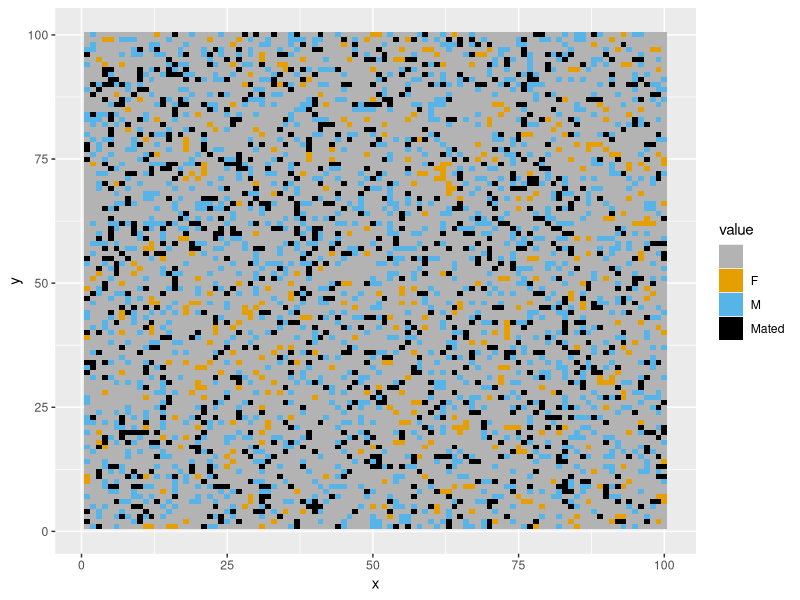
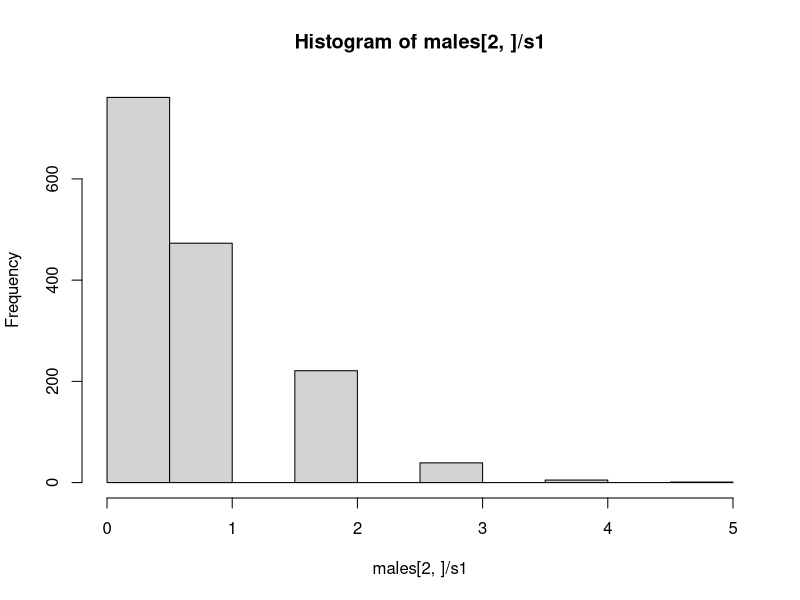
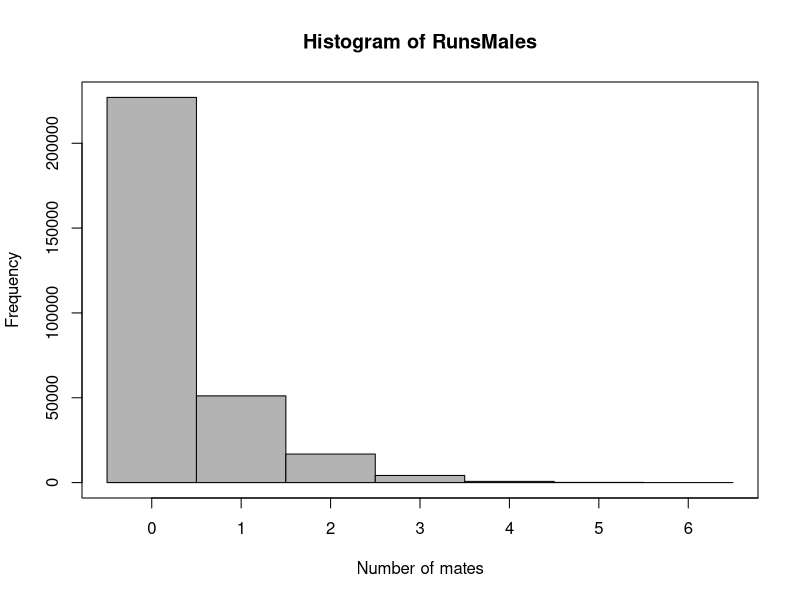
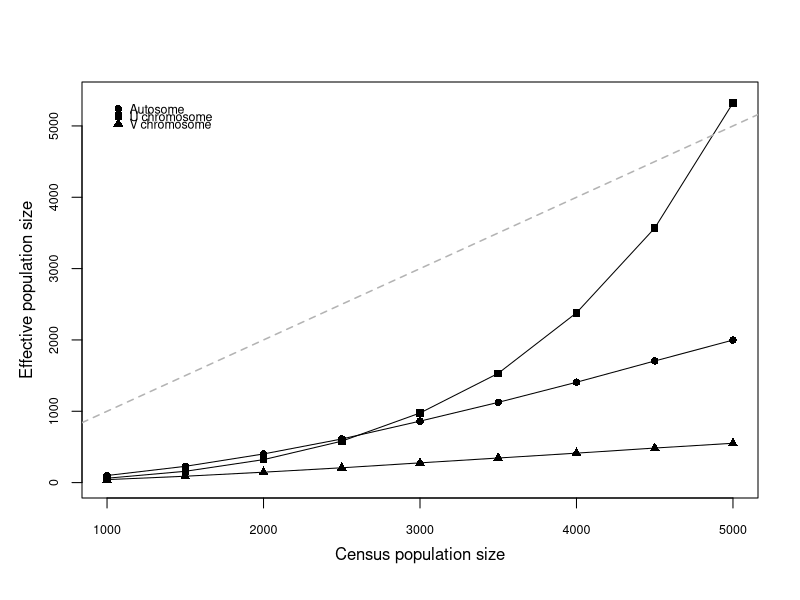

Write R code to recreate these figures, in order. (Note: this script raises an error after producing the figures.)
##### Code for measuring differences in effective population sizes between moss sexes ######

### The code has two major parts
# 1) Varying the population density
# 2) Varying the sex ratio

# Each part has three subsection
# 1) A single run of the simulation which can plot the arena
# 2) Multiple runs of the simulation
# 3) Full simulation which runs multiple runs for a range of parameter values

## Packages needed for plotting
require(reshape2)
require(ggplot2)

# Making colorblind friendly palette
colors <- c("#000000", "#E69F00", "#56B4E9", "#009E73",
            "#F0E442", "#0072B2", "#D55E00", "#CC79A7")


###########################################################
################# Varying the density #####################
###########################################################

# This simulation can be used to vary the density of indiviudals in the arena

####### Individual run of the simulation ########

##### Program ####
aRows <- 100 # Number of rows in spatial grid
aCols <- 100 # Number of columns in spatial grid

# Create empty spatial grid called "arena"
arena <- matrix(data = " ", nrow = aRows, ncol = aCols, byrow = FALSE, dimnames = NULL) 

N <- 3000 # population size, must be even  number because I assume an equal sex ratio

# Randomly selecting locations of individuals on grid
locs <- sample(seq(1,(aRows*aCols),by=1),N,replace=FALSE)

males <- matrix(data = 0, nrow = 2, ncol = N/2) # matrix of males
females <- rep(0,N/2) # matrix of males

m <- 1 # counter for males added 
f <- 1 # counter for males added 
for(i in 1:N){
  # alternate between placing of males and females on grid
  if(i%%2 == 0){
    males[1,m] <- locs[i] # Storing location
    arena[locs[i]] <- "M" # placing on grid
    m = m + 1
  }
  else{
    females[f] <- locs[i] # Storing location
    arena[locs[i]] <- "F"  # placing on grid
    f = f + 1
  }
}

# arena # shows grid

females <- sample(females,(N/2))#shuffle order of males

fM <- 0 # store number of mated females

for(i in 1:length(females)){
  mates <- rep(0,0) # vector of indexes of potential mates
  
  fRow <-(females[i]%% aRows) # convert index to row
  if(fRow == 0){fRow = aRows}
  fCol <- floor(((females[i])/aCols)+.99) # convert index to col
  
  if(fRow-1>0){ #check if there is a female above
    if(arena[(fRow-1),(fCol)] == "M"){
      # convert males loctation back to index
      index <- (((fCol-1)*aCols) + (fRow-1)) 
      # add index to list of potential mates
      mates <- c(mates,index)
    }
  }
  
  if(fRow+1<=aRows){ #check if there is a female below
    if(arena[(fRow+1),(fCol)] == "M"){
      # convert males loctation back to index
      index <- (((fCol-1)*aCols) + (fRow+1)) 
      # add index to list of potential mates
      mates <- c(mates,index)
    }
  }
  
  if(fCol-1>0){ #check if there is a female to the left
    if(arena[(fRow),(fCol-1)] == "M"){
      # convert males loctation back to index
      index <- (((fCol-2)*aCols) + (fRow)) 
      # add index to list of potential mates
      mates <- c(mates,index)
    }
  }
  
  if(fCol+1<=aCols){ #check if there is a female to the right
    if(arena[(fRow),(fCol+1)] == "M"){
      # convert males loctation back to index
      index <- (((fCol)*aCols) + (fRow)) 
      # add index to list of potential mates
      mates <- c(mates,index)
    }
  }
  
  if(fRow-1>0 && fCol-1>0){ #check diagonal up left
    if(arena[(fRow-1),(fCol-1)] == "M"){
      # convert males loctation back to index
      index <- (((fCol-2)*aCols) + (fRow-1)) 
      # add index to list of potential mates
      mates <- c(mates,index)
    }
  }
  
  if(fRow-1>0 && fCol+1<=aCols){ #check diagonal up right
    if(arena[(fRow-1),(fCol+1)] == "M"){
      # convert males loctation back to index
      index <- (((fCol)*aCols) + (fRow-1)) 
      # add index to list of potential mates
      mates <- c(mates,index)
    }
  }
  
  if(fRow+1<=aRows && fCol+1<=aCols){ #diagonal down right
    if(arena[(fRow+1),(fCol+1)] == "M"){
      # convert males loctation back to index
      index <- (((fCol)*aCols) + (fRow+1)) 
      # add index to list of potential mates
      mates <- c(mates,index)
    }
  }
  
  if(fRow+1<=aRows && fCol-1>0){ #check diagonal down left
    if(arena[(fRow+1),(fCol-1)] == "M"){
      # convert males loctation back to index
      index <- (((fCol-2)*aCols) + (fRow+1)) 
      # add index to list of potential mates
      mates <- c(mates,index)
    }
  }
  
  ## Mating
  if(length(mates) > 1){
    mate1 <- sample(mates,1) # randomly select mate
    mateX <- which(males[1,]==mate1) # index of mate
    males[2,mateX] = males[2,mateX] + 1
    
    # Record female as mated in arena
    arena[females[i]] <- "Mated" 
    fM = fM+1 # count how many females mated
  }
  if(length(mates) == 1){
    mateX <- which(males[1,]==mates) # index of mate
    males[2,mateX] = males[2,mateX] + 1
    
    # Record female as mated in arena
    arena[females[i]] <- "Mated" 
    fM = fM+1 # count how many females mated
  }
  
}

#### Plotting final arena ####
# Figure S1
x1=melt(arena)
names(x1)=c("x","y","value")
levels(x1$value)=c("Empty","Unmated Female","Male","Mated Female")
qplot(x, y, fill=value, data=x1,geom='tile')+scale_fill_manual(values=c("gray70",colors[2],colors[3],colors[1]))
# Note, this plot looks wrong if the population size
# equals the arena size because there is one less level

## Calculating effective population size
# Scaler that is used to adjust fecundity to keep pop size constant
s1 <- (2/(mean(males[2,]))) # scale to keep pop size equal

# Applying scaler s1 to males
males[2,]<- sapply(males[2,],(function(x){x*s1}))
#mean(males[2,])
#var(males[2,])

# Calculating male (V chromosome) effective pop size
Ne <- ((2*N) - 2) / (2+var(males[2,]))

# Applying scaler to females
fList <- c(rep(s1,fM),rep(0,(N/2)-fM))
#mean(fList)
#var(fList)

# Calculating female (U chromosome) effective pop size
NeF <-  ((2*N) - 2) / (2+var(fList))

# Calculating autosome effective population size
alist <- c(males[2,],fList) # list of whole pop
Auto <- ((4*N) - 2) / (2+var(alist))

#histogram of number of mates per male
hist(males[2,]/s1)



####### Multiple runs of the simulation ########

reps <- 100 # Number of replicates

N <- 6000 # population size, must be even  number because I assume an equal sex ratio

RunsMales <- matrix(data = 0, nrow = reps, ncol = N/2) # matrix of males

RunsNeM <- rep(0,reps) # storing NeM values
RunsNeF <- rep(0,reps) # storing NeF values
RunsNeA <- rep(0,reps) # storing NeA values

for(k in 1:reps){
  ##### Program ####
  aRows <- 100 # Number of rows in spatial grid
  aCols <- 100 # Number of columns in spatial grid
  
  # Create empty spatial grid called "arena"
  arena <- matrix(data = " ", nrow = aRows, ncol = aCols, byrow = FALSE, dimnames = NULL) 
  
  # Randomly selecting locations of individuals on grid
  locs <- sample(seq(1,(aRows*aCols),by=1),N,replace=FALSE)
  
  males <- matrix(data = 0, nrow = 2, ncol = N/2) # matrix of males
  females <- rep(0,N/2) # matrix of males
  
  m <- 1 # counter for males added 
  f <- 1 # counter for males added 
  for(i in 1:N){
    # alternate between placing of males and females on grid
    if(i%%2 == 0){
      males[1,m] <- locs[i] # Storing location
      arena[locs[i]] <- "M" # placing on grid
      m = m + 1
    }
    else{
      females[m] <- locs[i] # Storing location
      arena[locs[i]] <- "F"  # placing on grid
      f = f + 1
    }
  }
  
  # arena # shows grid
  
  females <- sample(females,(N/2))#shuffle order of males
  
  fM <- 0 # store number of mated females
  
  for(i in 1:length(females)){
    mates <- rep(0,0) # vector of indexes of potential mates
    
    fRow <-(females[i]%% aRows) # convert index to row
    if(fRow == 0){fRow = aRows}
    fCol <- floor(((females[i])/aCols)+.99) # convert index to col
    
    if(fRow-1>0){ #check if there is a female above
      if(arena[(fRow-1),(fCol)] == "M"){
        # convert males loctation back to index
        index <- (((fCol-1)*aCols) + (fRow-1)) 
        # add index to list of potential mates
        mates <- c(mates,index)
      }
    }
    
    if(fRow+1<=aRows){ #check if there is a female below
      if(arena[(fRow+1),(fCol)] == "M"){
        # convert males loctation back to index
        index <- (((fCol-1)*aCols) + (fRow+1)) 
        # add index to list of potential mates
        mates <- c(mates,index)
      }
    }
    
    if(fCol-1>0){ #check if there is a female to the left
      if(arena[(fRow),(fCol-1)] == "M"){
        # convert males loctation back to index
        index <- (((fCol-2)*aCols) + (fRow)) 
        # add index to list of potential mates
        mates <- c(mates,index)
      }
    }
    
    if(fCol+1<=aCols){ #check if there is a female to the right
      if(arena[(fRow),(fCol+1)] == "M"){
        # convert males loctation back to index
        index <- (((fCol)*aCols) + (fRow)) 
        # add index to list of potential mates
        mates <- c(mates,index)
      }
    }
    
    if(fRow-1>0 && fCol-1>0){ #check diagonal up left
      if(arena[(fRow-1),(fCol-1)] == "M"){
        # convert males loctation back to index
        index <- (((fCol-2)*aCols) + (fRow-1)) 
        # add index to list of potential mates
        mates <- c(mates,index)
      }
    }
    
    if(fRow-1>0 && fCol+1<=aCols){ #check diagonal up right
      if(arena[(fRow-1),(fCol+1)] == "M"){
        # convert males loctation back to index
        index <- (((fCol)*aCols) + (fRow-1)) 
        # add index to list of potential mates
        mates <- c(mates,index)
      }
    }
    
    if(fRow+1<=aRows && fCol+1<=aCols){ #diagonal down right
      if(arena[(fRow+1),(fCol+1)] == "M"){
        # convert males loctation back to index
        index <- (((fCol)*aCols) + (fRow+1)) 
        # add index to list of potential mates
        mates <- c(mates,index)
      }
    }
    
    if(fRow+1<=aRows && fCol-1>0){ #check diagonal down left
      if(arena[(fRow+1),(fCol-1)] == "M"){
        # convert males loctation back to index
        index <- (((fCol-2)*aCols) + (fRow+1)) 
        # add index to list of potential mates
        mates <- c(mates,index)
      }
    }
    
    ## Mating
    if(length(mates) > 1){
      mate1 <- sample(mates,1) # randomly select mate
      mateX <- which(males[1,]==mate1) # index of mate
      males[2,mateX] = males[2,mateX] + 1
      
      # Record female as mated in arena
      arena[females[i]] <- "Mated" 
      fM = fM+1 # count how many females mated
    }
    if(length(mates) == 1){
      mateX <- which(males[1,]==mates) # index of mate
      males[2,mateX] = males[2,mateX] + 1
      
      # Record female as mated in arena
      arena[females[i]] <- "Mated" 
      fM = fM+1 # count how many females mated
    }
  }
  
  # scaler to keep pop size equal
  s1 <- (2/(mean(males[2,]))) 
  
  # Applying scaler to males
  males[2,]<- sapply(males[2,],(function(x){x*s1}))
  
  # Calculating male (V chromosome) effective pop size
  NeM <- ((2*N) - 2) / (2+var(males[2,]))
  
  # Applying scaler s1 to females 
  fList <- c(rep(s1,fM),rep(0,(N/2)-fM))
  
  # Calculating male (U chromosome) effective pop size
  NeF <-  ((2*N) - 2) / (2+var(fList))
  
  # Calculating autosome effective population size
  alist <- c(males[2,],fList) # list of whole pop
  NeA <- ((4*N) - 2) / (2+var(alist))
  
  RunsMales[k,] <- (males[2,]/s1) # stores males values
  RunsNeM[k] <- NeM # Stores male Ne
  RunsNeF[k] <- NeF # Stores female Ne
  RunsNeA[k] <- NeA # Stores autosome Ne
}


mean(RunsNeM) # Mean NeM of all runs
mean(RunsNeF) # Mean NeF of all runs

### Creates a histogram of number of mates per male
hist(RunsMales,breaks=max(RunsMales),xaxt="n",col="gray70",xlab="Number of mates",ylab="Frequency")
axis(1,at=seq(0.5,max(RunsMales)+.5,by=1),labels=seq(0,max(RunsMales),by=1))
box(which="plot")


######### Full simulation ###########

# Loops through different densities
# Runs multiple replicates for each density
# Plots the results

# Vector of pop sizes to evaluate (must be even numbers)

sizes <- seq(1000,5000,by=500) # sizes used in Figure 1A
# sizes <- seq(10,3010,by=100) # sizes used in Figure 1B

# Vectors for storing results of different runs
NeM_results <- rep(0,length(sizes))
NeF_results <- rep(0,length(sizes))
NeA_results <- rep(0,length(sizes))

vSucM_results <- rep(0,length(sizes))
vSucF_results  <- rep(0,length(sizes))
vSucA_results  <- rep(0,length(sizes))

reps <- 100 # Number of replicates

for(z in 1:length(sizes)){
  
  N <- sizes[z] # population size, must be even  number because I assume an equal sex ratio
  
  RunsMales <- matrix(data = 0, nrow = reps, ncol = N/2) # matrix of males
  
  # Storing Ne results for each runs
  RunsNeM <- rep(0,reps)
  RunsNeF <- rep(0,reps)
  RunsNeA <- rep(0,reps)
  
  vSucM <- rep(0,reps)
  vSucF <- rep(0,reps)
  vSucA <- rep(0,reps)
  
  for(k in 1:reps){
    ##### Program ####
    aRows <- 100 # Number of rows in spatial grid
    aCols <- 100 # Number of columns in spatial grid
    
    # Create empty spatial grid called "arena"
    arena <- matrix(data = " ", nrow = aRows, ncol = aCols, byrow = FALSE, dimnames = NULL) 
    
    # Randomly selecting locations of individuals on grid
    locs <- sample(seq(1,(aRows*aCols),by=1),N,replace=FALSE)
    
    males <- matrix(data = 0, nrow = 2, ncol = N/2) # matrix of males
    females <- rep(0,N/2) # matrix of males
    
    m <- 1 # counter for males added 
    f <- 1 # counter for males added 
    for(i in 1:N){
      # alternate between placing of males and females on grid
      if(i%%2 == 0){
        males[1,m] <- locs[i] # Storing location
        arena[locs[i]] <- "M" # placing on grid
        m = m + 1
      }
      else{
        females[m] <- locs[i] # Storing location
        arena[locs[i]] <- "F"  # placing on grid
        f = f + 1
      }
    }
    
    # arena # shows grid
    
    females <- sample(females,(N/2))#shuffle order of males
    
    fM <- 0 # store number of mated females
    
    for(i in 1:length(females)){
      mates <- rep(0,0) # vector of indexes of potential mates
      
      fRow <-(females[i]%% aRows) # convert index to row
      if(fRow == 0){fRow = aRows}
      fCol <- floor(((females[i])/aCols)+.99) # convert index to col
      
      if(fRow-1>0){ #check if there is a female above
        if(arena[(fRow-1),(fCol)] == "M"){
          # convert males loctation back to index
          index <- (((fCol-1)*aCols) + (fRow-1)) 
          # add index to list of potential mates
          mates <- c(mates,index)
        }
      }
      
      if(fRow+1<=aRows){ #check if there is a female below
        if(arena[(fRow+1),(fCol)] == "M"){
          # convert males loctation back to index
          index <- (((fCol-1)*aCols) + (fRow+1)) 
          # add index to list of potential mates
          mates <- c(mates,index)
        }
      }
      
      if(fCol-1>0){ #check if there is a female to the left
        if(arena[(fRow),(fCol-1)] == "M"){
          # convert males loctation back to index
          index <- (((fCol-2)*aCols) + (fRow)) 
          # add index to list of potential mates
          mates <- c(mates,index)
        }
      }
      
      if(fCol+1<=aCols){ #check if there is a female to the right
        if(arena[(fRow),(fCol+1)] == "M"){
          # convert males loctation back to index
          index <- (((fCol)*aCols) + (fRow)) 
          # add index to list of potential mates
          mates <- c(mates,index)
        }
      }
      
      if(fRow-1>0 && fCol-1>0){ #check diagonal up left
        if(arena[(fRow-1),(fCol-1)] == "M"){
          # convert males loctation back to index
          index <- (((fCol-2)*aCols) + (fRow-1)) 
          # add index to list of potential mates
          mates <- c(mates,index)
        }
      }
      
      if(fRow-1>0 && fCol+1<=aCols){ #check diagonal up right
        if(arena[(fRow-1),(fCol+1)] == "M"){
          # convert males loctation back to index
          index <- (((fCol)*aCols) + (fRow-1)) 
          # add index to list of potential mates
          mates <- c(mates,index)
        }
      }
      
      if(fRow+1<=aRows && fCol+1<=aCols){ #diagonal down right
        if(arena[(fRow+1),(fCol+1)] == "M"){
          # convert males loctation back to index
          index <- (((fCol)*aCols) + (fRow+1)) 
          # add index to list of potential mates
          mates <- c(mates,index)
        }
      }
      
      if(fRow+1<=aRows && fCol-1>0){ #check diagonal down left
        if(arena[(fRow+1),(fCol-1)] == "M"){
          # convert males loctation back to index
          index <- (((fCol-2)*aCols) + (fRow+1)) 
          # add index to list of potential mates
          mates <- c(mates,index)
        }
      }
      
      ## Mating
      if(length(mates) > 1){
        mate1 <- sample(mates,1) # randomly select mate
        mateX <- which(males[1,]==mate1) # index of mate
        males[2,mateX] = males[2,mateX] + 1
        
        # Record female as mated in arena
        arena[females[i]] <- "Mated" 
        fM = fM+1 # count how many females mated
      }
      if(length(mates) == 1){
        mateX <- which(males[1,]==mates) # index of mate
        males[2,mateX] = males[2,mateX] + 1
        
        # Record female as mated in arena
        arena[females[i]] <- "Mated" 
        fM = fM+1 # count how many females mated
      }
    }
    
    # scaler to keep pop size equal
    s1 <- (2/(mean(males[2,]))) 
    
    # Applying scaler to males
    males[2,]<- sapply(males[2,],(function(x){x*s1}))
    
    # Calculating male (V chromosome) effective pop size
    NeM <- ((.5*N) - 1) / (var(males[2,]))
    
    # Applying scaler s1 to females 
    fList <- c(rep(s1,fM),rep(0,(N/2)-fM))
    
    # Calculating male (U chromosome) effective pop size
    NeF <-  ((.5*N) - 1) / (var(fList))
    
    # Calculating autosome effective population size
    alist <- c(males[2,],fList) # list of whole pop
    NeA <- ((4*NeF*NeM) / (NeF + NeM))
    
    RunsMales[k,] <- (males[2,]/s1) # stores males values
    RunsNeM[k] <- NeM # Stores male Ne
    RunsNeF[k] <- NeF # Stores female Ne
    RunsNeA[k] <- NeA # Stores autosome Ne
    
    ### Storing variances in reproductive success
    vSucM[k] <- var(males[2,])
    vSucF[k] <- var(fList)
    vSucA[k] <- var(alist)
    
  }
  NeM_results[z] <- mean(RunsNeM) # Mean NeM of all runs
  NeF_results[z] <- mean(RunsNeF) # Mean NeF of all runs
  NeA_results[z] <- mean(RunsNeA) # Mean NeA of all runs
  
  vSucM_results[z] <- mean(vSucM) # Mean vSucM of all runs
  vSucF_results[z]  <- mean(vSucF) # Mean vSucF of all runs
  vSucA_results[z]  <- mean(vSucA) # Mean vSucA of all runs
}

#### Density Figures ####
## Figure 1 is made by combining the Figure 1A below with Figure 1B in the sex ratio section below in Illustrator
## Figure 4 is made by combining the Figure 4B below with Figure 4A in the sex ratio section below
# The "Full simulation" code above needs to be run to make these figures

## Figure 1A
# Effective populations sizes
# Plots will have to be adjusted depending on parameters
# Export with size (4.2H X 5W)

plot(x=seq(1000,5000,by=500),y=NeF_results,pch=15,xlab=NA,ylab=NA,cex.axis=.75,xlim=c(1000,5000),ylim=c(0,5400))
lines(x=seq(1000,5000,by=500),y=NeF_results,lwd=1)

lines(x=seq(1000,5000,by=500),y=NeA_results,lty=1,lwd=1)
points(x=seq(1000,5000,by=500),y=NeA_results,pch=16)

lines(x=seq(1000,5000,by=500),y=NeM_results,lty=1,lwd=1)
points(x=seq(1000,5000,by=500),y=NeM_results,pch=17)

abline(coef = c(0,1), y = c(1000,5000),lty=2,col="gray70",lwd=1.5)
mtext(side = 1, line = 2.3, 'Census population size',cex=1)
mtext(side = 2, line = 2.3, 'Effective population size',cex=1)

legend(x=1000,y=5400,c("Autosome","U chromosome","V chromosome"),pch=c(16,15,17),cex=.75,box.lwd=F,y.intersp=.5,bty="n",pt.cex = c(1,1,1))


## Figure 4B
# Ratios of variances in reproductive success
# Plots will have to be adjusted depending on parameters
# Export with size (4.2H X 5W)

plot((x=seq(10,3010,by=100)/10000),y=(vSucM_results/vSucF_results),pch=16,xlab=NA,ylab=NA,cex.axis=.75,ylim=c(0,5))
lines((x=seq(10,3010,by=100)/10000),y=(vSucM_results/vSucF_results))

#Vr <- vRatio(.5)
#abline(h = Vr,col="black")

lines((x=seq(10,3010,by=100)/10000),y=(vSucM_results/(vSucM_results+vSucF_results)),lty=1)
points((x=seq(10,3010,by=100)/10000),y=(vSucM_results/(vSucM_results+vSucF_results)),pch=15,cex=.9)

mtext(side = 1, line = 2.5, 'Density',cex=.9)
mtext(side = 2, line = 2.5, expression(alpha),cex=.9,adj=.4)
mtext(side = 2, line = 2.5, expression(Beta),cex=.9,adj=.6)

mtext(side = 2, line = 2.5, "or",cex=.9,adj=.5)

legend(x=0,y=5.0,c(expression(alpha),expression(beta)),pch=c(16,15),cex=.75,box.lwd=F,y.intersp=.5,bty="n",pt.cex = c(.8,.7))



###########################################################
################# Varying the Sex Ratio ###################
###########################################################

# This code runs simulations where you can change the sex ratio

####### Individual run of the simulation ########
##### Program ####
NM <- 5400 # Number of males
NF <- 600 # Number of Females
N <- NM + NF # Tot Population size

aRows <- 100 # Number of rows in spatial grid
aCols <- 100 # Number of columns in spatial grid

# Create empty spatial grid called "arena"
arena <- matrix(data = " ", nrow = aRows, ncol = aCols, byrow = FALSE, dimnames = NULL) 

# Randomly selecting locations of individuals on grid
locs <- sample(seq(1,(aRows*aCols),by=1),N,replace=FALSE)

males <- matrix(data = 0, nrow = 2, ncol = NM) # matrix of males
females <- rep(0,NF) # matrix of males

## Filling arena

m <- 1 # counter for males added 
f <- 1 # counter for females added 
for(i in 1:N){
  # alternate between placing of males and females on grid
  
  if(NM < NF){ # if less males than females 
    if(i%%2 == 0 && m <= NM){
      males[1,m] <- locs[i] # Storing location
      arena[locs[i]] <- "M" # placing on grid
      m = m + 1
    }
    else{
      females[f] <- locs[i] # Storing location
      arena[locs[i]] <- "F"  # placing on grid
      f = f + 1
    }
  }
  else{ # If more females than males
    if(i%%2 == 0 && f <= NF){
      females[f] <- locs[i] # Storing location
      arena[locs[i]] <- "F" # placing on grid
      f = f + 1
    }
    else{
      males[1,m] <- locs[i] # Storing location
      arena[locs[i]] <- "M" # placing on grid
      m = m + 1
    }
  }
}

# arena # shows grid

females <- sample(females,NF)#shuffle order of males

fM <- 0 # store number of mated females

for(i in 1:length(females)){
  mates <- rep(0,0) # vector of indexes of potential mates
  
  fRow <-(females[i]%% aRows) # convert index to row
  if(fRow == 0){fRow = aRows}
  fCol <- floor(((females[i])/aCols)+.99) # convert index to col
  
  if(fRow-1>0){ #check if there is a female above
    if(arena[(fRow-1),(fCol)] == "M"){
      # convert males loctation back to index
      index <- (((fCol-1)*aCols) + (fRow-1)) 
      # add index to list of potential mates
      mates <- c(mates,index)
    }
  }
  
  if(fRow+1<=aRows){ #check if there is a female below
    if(arena[(fRow+1),(fCol)] == "M"){
      # convert males loctation back to index
      index <- (((fCol-1)*aCols) + (fRow+1)) 
      # add index to list of potential mates
      mates <- c(mates,index)
    }
  }
  
  if(fCol-1>0){ #check if there is a female to the left
    if(arena[(fRow),(fCol-1)] == "M"){
      # convert males loctation back to index
      index <- (((fCol-2)*aCols) + (fRow)) 
      # add index to list of potential mates
      mates <- c(mates,index)
    }
  }
  
  if(fCol+1<=aCols){ #check if there is a female to the right
    if(arena[(fRow),(fCol+1)] == "M"){
      # convert males loctation back to index
      index <- (((fCol)*aCols) + (fRow)) 
      # add index to list of potential mates
      mates <- c(mates,index)
    }
  }
  
  if(fRow-1>0 && fCol-1>0){ #check diagonal up left
    if(arena[(fRow-1),(fCol-1)] == "M"){
      # convert males loctation back to index
      index <- (((fCol-2)*aCols) + (fRow-1)) 
      # add index to list of potential mates
      mates <- c(mates,index)
    }
  }
  
  if(fRow-1>0 && fCol+1<=aCols){ #check diagonal up right
    if(arena[(fRow-1),(fCol+1)] == "M"){
      # convert males loctation back to index
      index <- (((fCol)*aCols) + (fRow-1)) 
      # add index to list of potential mates
      mates <- c(mates,index)
    }
  }
  
  if(fRow+1<=aRows && fCol+1<=aCols){ #diagonal down right
    if(arena[(fRow+1),(fCol+1)] == "M"){
      # convert males loctation back to index
      index <- (((fCol)*aCols) + (fRow+1)) 
      # add index to list of potential mates
      mates <- c(mates,index)
    }
  }
  
  if(fRow+1<=aRows && fCol-1>0){ #check diagonal down left
    if(arena[(fRow+1),(fCol-1)] == "M"){
      # convert males loctation back to index
      index <- (((fCol-2)*aCols) + (fRow+1)) 
      # add index to list of potential mates
      mates <- c(mates,index)
    }
  }
  
  ## Mating
  if(length(mates) > 1){
    mate1 <- sample(mates,1) # randomly select mate
    mateX <- which(males[1,]==mate1) # index of mate
    males[2,mateX] = males[2,mateX] + 1
    
    # Record female as mated in arena
    arena[females[i]] <- "Mated" 
    fM = fM+1 # count how many females mated
  }
  if(length(mates) == 1){
    mateX <- which(males[1,]==mates) # index of mate
    males[2,mateX] = males[2,mateX] + 1
    
    # Record female as mated in arena
    arena[females[i]] <- "Mated" 
    fM = fM+1 # count how many females mated
  }
}

#### Plotting final arena ####
x1=melt(arena)
names(x1)=c("x","y","value")
levels(x1$value)=c("Empty","Unmated Female","Male","Mated Female")
qplot(x, y, fill=value, data=x1,geom='tile')+scale_fill_manual(values=c("gray70",colors[2],colors[3],colors[1]))
# Note, this plot looks wrong if the population size
# equals the arena size because there is one less level

# scaler to keep pop size equal
s1 <- (2/(mean(males[2,]))) 

# Applying scaler to males
males[2,]<- sapply(males[2,],(function(x){x*s1}))

# Calculating male (V chromosome) effective pop size
NeM <- ((4*NM) - 2) / (2+var(males[2,]))

# Applying scaler s1 to females 
fList <- c(rep(s1,fM),rep(0,(NF)-fM))

# Calculating male (U chromosome) effective pop size
NeF <-  ((4*NF) - 2) / (2+var(fList))

# Calculating autosome effective population size
alist <- c(males[2,],fList) # list of whole pop
NeA <- ((4*N) - 2) / (2+var(alist))

#histogram of number of mates per male
hist(males[2,]/s1)



####### Running Multiple Reps ########

reps <- 100 # Number of replicates

N <- 6000 # population size, must be even  number because I assume an equal sex ratio

NM <- 3000 # number of males
NF <- 3000 # number of females

RunsMales <- matrix(data = 0, nrow = reps, ncol = NM) # matrix of males

RunsNeM <- rep(0,reps)
RunsNeF <- rep(0,reps)
RunsNeA <- rep(0,reps)

for(k in 1:reps){
  ##### Program ####
  aRows <- 100 # Number of rows in spatial grid
  aCols <- 100 # Number of columns in spatial grid
  
  # Create empty spatial grid called "arena"
  arena <- matrix(data = " ", nrow = aRows, ncol = aCols, byrow = FALSE, dimnames = NULL) 
  
  # Randomly selecting locations of individuals on grid
  locs <- sample(seq(1,(aRows*aCols),by=1),N,replace=FALSE)
  
  males <- matrix(data = 0, nrow = 2, ncol = NM) # matrix of males
  females <- rep(0,NF) # matrix of males
  
  ## Filling arena
  
  m <- 1 # counter for males added 
  f <- 1 # counter for females added 
  for(i in 1:N){
    # alternate between placing of males and females on grid
    
    if(NM < NF){ # if less males than females 
      if(i%%2 == 0 && m <= NM){
        males[1,m] <- locs[i] # Storing location
        arena[locs[i]] <- "M" # placing on grid
        m = m + 1
      }
      else{
        females[f] <- locs[i] # Storing location
        arena[locs[i]] <- "F"  # placing on grid
        f = f + 1
      }
    }
    else{ # If more females than males
      if(i%%2 == 0 && f <= NF){
        females[f] <- locs[i] # Storing location
        arena[locs[i]] <- "F" # placing on grid
        f = f + 1
      }
      else{
        males[1,m] <- locs[i] # Storing location
        arena[locs[i]] <- "M" # placing on grid
        m = m + 1
      }
    }
  }
  
  # arena # shows grid
  
  females <- sample(females,NF)#shuffle order of males
  
  fM <- 0 # store number of mated females
  
  for(i in 1:length(females)){
    mates <- rep(0,0) # vector of indexes of potential mates
    
    fRow <-(females[i]%% aRows) # convert index to row
    if(fRow == 0){fRow = aRows}
    fCol <- floor(((females[i])/aCols)+.99) # convert index to col
    
    if(fRow-1>0){ #check if there is a female above
      if(arena[(fRow-1),(fCol)] == "M"){
        # convert males loctation back to index
        index <- (((fCol-1)*aCols) + (fRow-1)) 
        # add index to list of potential mates
        mates <- c(mates,index)
      }
    }
    
    if(fRow+1<=aRows){ #check if there is a female below
      if(arena[(fRow+1),(fCol)] == "M"){
        # convert males loctation back to index
        index <- (((fCol-1)*aCols) + (fRow+1)) 
        # add index to list of potential mates
        mates <- c(mates,index)
      }
    }
    
    if(fCol-1>0){ #check if there is a female to the left
      if(arena[(fRow),(fCol-1)] == "M"){
        # convert males loctation back to index
        index <- (((fCol-2)*aCols) + (fRow)) 
        # add index to list of potential mates
        mates <- c(mates,index)
      }
    }
    
    if(fCol+1<=aCols){ #check if there is a female to the right
      if(arena[(fRow),(fCol+1)] == "M"){
        # convert males loctation back to index
        index <- (((fCol)*aCols) + (fRow)) 
        # add index to list of potential mates
        mates <- c(mates,index)
      }
    }
    
    if(fRow-1>0 && fCol-1>0){ #check diagonal up left
      if(arena[(fRow-1),(fCol-1)] == "M"){
        # convert males loctation back to index
        index <- (((fCol-2)*aCols) + (fRow-1)) 
        # add index to list of potential mates
        mates <- c(mates,index)
      }
    }
    
    if(fRow-1>0 && fCol+1<=aCols){ #check diagonal up right
      if(arena[(fRow-1),(fCol+1)] == "M"){
        # convert males loctation back to index
        index <- (((fCol)*aCols) + (fRow-1)) 
        # add index to list of potential mates
        mates <- c(mates,index)
      }
    }
    
    if(fRow+1<=aRows && fCol+1<=aCols){ #diagonal down right
      if(arena[(fRow+1),(fCol+1)] == "M"){
        # convert males loctation back to index
        index <- (((fCol)*aCols) + (fRow+1)) 
        # add index to list of potential mates
        mates <- c(mates,index)
      }
    }
    
    if(fRow+1<=aRows && fCol-1>0){ #check diagonal down left
      if(arena[(fRow+1),(fCol-1)] == "M"){
        # convert males loctation back to index
        index <- (((fCol-2)*aCols) + (fRow+1)) 
        # add index to list of potential mates
        mates <- c(mates,index)
      }
    }
    
    ## Mating
    if(length(mates) > 1){
      mate1 <- sample(mates,1) # randomly select mate
      mateX <- which(males[1,]==mate1) # index of mate
      males[2,mateX] = males[2,mateX] + 1
      
      # Record female as mated in arena
      arena[females[i]] <- "Mated" 
      fM = fM+1 # count how many females mated
    }
    if(length(mates) == 1){
      mateX <- which(males[1,]==mates) # index of mate
      males[2,mateX] = males[2,mateX] + 1
      
      # Record female as mated in arena
      arena[females[i]] <- "Mated" 
      fM = fM+1 # count how many females mated
    }
  }
  
  # scaler to keep pop size equal
  s1 <- (2/(mean(males[2,]))) 
  
  # Applying scaler to males
  males[2,]<- sapply(males[2,],(function(x){x*s1}))
  
  # Calculating male (V chromosome) effective pop size
  NeM <- ((4*NM) - 2) / (2+var(males[2,]))
  
  # Applying scaler s1 to females 
  fList <- c(rep(s1,fM),rep(0,(NF)-fM))
  
  # Calculating male (U chromosome) effective pop size
  NeF <-  ((4*NF) - 2) / (2+var(fList))
  
  # Calculating autosome effective population size
  alist <- c(males[2,],fList) # list of whole pop
  NeA <- ((4*N) - 2) / (2+var(alist))
  
  RunsMales[k,] <- (males[2,]/s1) # stores males values
  RunsNeM[k] <- NeM # Stores male Ne
  RunsNeF[k] <- NeF # Stores female Ne
  RunsNeA[k] <- NeA # Stores autosome Ne
  
}


mean(RunsNeM) # Mean NeM of all runs
mean(RunsNeF) # Mean NeF of all runs
mean(RunsNeA)

### Creates a histogram of number of mates per male
hist(RunsMales,breaks=max(RunsMales),xaxt="n",col="gray70",xlab="Number of mates",ylab="Frequency")
axis(1,at=seq(0.5,max(RunsMales)+.5,by=1),labels=seq(0,max(RunsMales),by=1))
box(which="plot")




######### Full simulation ###########

# Loops through different densities
# Runs multiple replicates for each sex ratio
# Plots the results

# Vector of sizes to evaluate

### N = 1000
#sizesM <- c(900,875,833,750,500,250,167,125,100) # males
#sizesF <- c(100,125,167,250,500,750,833,875,900) # females

### N = 2000
sizesM <- c(1800,1750,1667,1500,1000,500,333,250,200) # males
sizesF <- c(200,250,333,500,1000,1500,1667,1750,1800) # females

### N = 4000
#sizesM <- c(3600,3500,3334,3000,2000,1000,666,500,400) # males
#sizesF <- c(400,500,666,1000,2000,3000,3334,3500,3600) # females

### N = 6000
#sizesM <- c(5400,5250,5000,4500,3000,1500,1000,750,600) # males
#sizesF <- c(600,750,1000,1500,3000,4500,5000,5250,5400) # females

### N = 8000
#sizesM <- c(7200,7000,6667,6000,4000,2000,1333,1000,800) # males
#sizesF <- c(800,1000,1333,2000,4000,6000,6667,7000,7200) # females

vSucM_results <- rep(0,length(sizesM))
vSucF_results  <- rep(0,length(sizesF))
vSucA_results  <- rep(0,length(sizesF+sizesM))

# Vectors for storing results of different runs
NeM_results <- rep(0,length(sizesM))
NeF_results <- rep(0,length(sizesF))
NeA_results <- rep(0,length(sizesM))

reps <- 100 # Number of replicates

for(z in 1:length(sizesM)){
  
  N <- sizesM[z] + sizesF[z] # total population size
  
  NM <- sizesM[z] # number of males
  NF <- sizesF[z] # number of females
  
  RunsMales <- matrix(data = 0, nrow = reps, ncol = NM) # matrix of males
  
  RunsNeM <- rep(0,reps)
  RunsNeF <- rep(0,reps)
  RunsNeA <- rep(0,reps)
  
  vSucM <- rep(0,reps)
  vSucF <- rep(0,reps)
  vSucA <- rep(0,reps)
  
  for(k in 1:reps){
    ##### Program ####
    aRows <- 100 # Number of rows in spatial grid
    aCols <- 100 # Number of columns in spatial grid
    
    # Create empty spatial grid called "arena"
    arena <- matrix(data = " ", nrow = aRows, ncol = aCols, byrow = FALSE, dimnames = NULL) 
    
    # Randomly selecting locations of individuals on grid
    locs <- sample(seq(1,(aRows*aCols),by=1),N,replace=FALSE)
    
    males <- matrix(data = 0, nrow = 2, ncol = NM) # matrix of males
    females <- rep(0,NF) # matrix of males
    
    ## Filling arena
    
    m <- 1 # counter for males added 
    f <- 1 # counter for females added 
    for(i in 1:N){
      # alternate between placing of males and females on grid
      
      if(NM < NF){ # if less males than females 
        if(i%%2 == 0 && m <= NM){
          males[1,m] <- locs[i] # Storing location
          arena[locs[i]] <- "M" # placing on grid
          m = m + 1
        }
        else{
          females[f] <- locs[i] # Storing location
          arena[locs[i]] <- "F"  # placing on grid
          f = f + 1
        }
      }
      else{ # If more females than males
        if(i%%2 == 0 && f <= NF){
          females[f] <- locs[i] # Storing location
          arena[locs[i]] <- "F" # placing on grid
          f = f + 1
        }
        else{
          males[1,m] <- locs[i] # Storing location
          arena[locs[i]] <- "M" # placing on grid
          m = m + 1
        }
      }
    }
    
    # arena # shows grid
    
    females <- sample(females,NF)#shuffle order of males
    
    fM <- 0 # store number of mated females
    
    for(i in 1:length(females)){
      mates <- rep(0,0) # vector of indexes of potential mates
      
      fRow <-(females[i]%% aRows) # convert index to row
      if(fRow == 0){fRow = aRows}
      fCol <- floor(((females[i])/aCols)+.99) # convert index to col
      
      if(fRow-1>0){ #check if there is a female above
        if(arena[(fRow-1),(fCol)] == "M"){
          # convert males loctation back to index
          index <- (((fCol-1)*aCols) + (fRow-1)) 
          # add index to list of potential mates
          mates <- c(mates,index)
        }
      }
      
      if(fRow+1<=aRows){ #check if there is a female below
        if(arena[(fRow+1),(fCol)] == "M"){
          # convert males loctation back to index
          index <- (((fCol-1)*aCols) + (fRow+1)) 
          # add index to list of potential mates
          mates <- c(mates,index)
        }
      }
      
      if(fCol-1>0){ #check if there is a female to the left
        if(arena[(fRow),(fCol-1)] == "M"){
          # convert males loctation back to index
          index <- (((fCol-2)*aCols) + (fRow)) 
          # add index to list of potential mates
          mates <- c(mates,index)
        }
      }
      
      if(fCol+1<=aCols){ #check if there is a female to the right
        if(arena[(fRow),(fCol+1)] == "M"){
          # convert males loctation back to index
          index <- (((fCol)*aCols) + (fRow)) 
          # add index to list of potential mates
          mates <- c(mates,index)
        }
      }
      
      if(fRow-1>0 && fCol-1>0){ #check diagonal up left
        if(arena[(fRow-1),(fCol-1)] == "M"){
          # convert males loctation back to index
          index <- (((fCol-2)*aCols) + (fRow-1)) 
          # add index to list of potential mates
          mates <- c(mates,index)
        }
      }
      
      if(fRow-1>0 && fCol+1<=aCols){ #check diagonal up right
        if(arena[(fRow-1),(fCol+1)] == "M"){
          # convert males loctation back to index
          index <- (((fCol)*aCols) + (fRow-1)) 
          # add index to list of potential mates
          mates <- c(mates,index)
        }
      }
      
      if(fRow+1<=aRows && fCol+1<=aCols){ #diagonal down right
        if(arena[(fRow+1),(fCol+1)] == "M"){
          # convert males loctation back to index
          index <- (((fCol)*aCols) + (fRow+1)) 
          # add index to list of potential mates
          mates <- c(mates,index)
        }
      }
      
      if(fRow+1<=aRows && fCol-1>0){ #check diagonal down left
        if(arena[(fRow+1),(fCol-1)] == "M"){
          # convert males loctation back to index
          index <- (((fCol-2)*aCols) + (fRow+1)) 
          # add index to list of potential mates
          mates <- c(mates,index)
        }
      }
      
      ## Mating
      if(length(mates) > 1){
        mate1 <- sample(mates,1) # randomly select mate
        mateX <- which(males[1,]==mate1) # index of mate
        males[2,mateX] = males[2,mateX] + 1
        
        # Record female as mated in arena
        arena[females[i]] <- "Mated" 
        fM = fM+1 # count how many females mated
      }
      if(length(mates) == 1){
        mateX <- which(males[1,]==mates) # index of mate
        males[2,mateX] = males[2,mateX] + 1
        
        # Record female as mated in arena
        arena[females[i]] <- "Mated" 
        fM = fM+1 # count how many females mated
      }
    }
    
    # scaler to keep pop size equal
    s1 <- (2/(mean(males[2,]))) 
    
    # Applying scaler to males
    males[2,]<- sapply(males[2,],(function(x){x*s1}))
    
    # Calculating male (V chromosome) effective pop size
    NeM <- (NM - 1) / (var(males[2,]))
    
    # Applying scaler s1 to females 
    fList <- c(rep(s1,fM),rep(0,(NF-fM)))
    
    # Calculating male (U chromosome) effective pop size
    NeF <-  (NF - 1) / (var(fList))
    
    # Calculating autosome effective population size
    alist <- c(males[2,],fList) # list of whole pop
    NeA <- ((4*NeF*NeM) / (NeF + NeM))
    
    RunsMales[k,] <- (males[2,]/s1) # stores males values
    RunsNeM[k] <- NeM # Stores male Ne
    RunsNeF[k] <- NeF # Stores female Ne
    RunsNeA[k] <- NeA # Stores autosome Ne
    
    ### Storing variances in reproductive success
    vSucM[k] <- var(males[2,])
    vSucF[k] <- var(fList)
  }
  
  NeM_results[z] <- mean(RunsNeM) # Mean NeM of all runs
  NeF_results[z] <- mean(RunsNeF) # Mean NeF of all runs
  NeA_results[z] <- mean(RunsNeA) # Mean NeA of all runs
  
  vSucM_results[z] <- mean(vSucM) # Mean vSucM of all runs
  vSucF_results[z]  <- mean(vSucF) # Mean vSucF of all runs
  vSucA_results[z]  <- mean(vSucA) # Mean vSucA of all runs
}


#### Sex Ratio Figures ####
## Figure 1 is made by combining the Figure 1B below with Figure 1A above in Illustrator
## Figure 4 is made by combining the Figure 4B below with Figure 4A above in Illustrator
# The "Full simulation" code above needs to be run to make these figures

## Figure 1B
# Effective populations sizes
# Plots will have to be adjusted depending on parameters
# Export with size (4.2H X 5W)
plot(x=seq(1,7,by=1),y=NeF_results[2:8],pch=15,xlab=NA,ylab=NA,cex.axis=.75,ylim=c(0,5000),yaxt="n",xaxt="n")
lines(x=seq(1,7,by=1),y=NeF_results[2:8],lwd=1)

lines(x=seq(1,7,by=1),y=NeM_results[2:8],lty=1,lwd=1)
points(x=seq(1,7,by=1),y=NeM_results[2:8],pch=17)

lines(x=seq(1,7,by=1),y=NeA_results[2:8],lty=1,lwd=1)
points(x=seq(1,7,by=1),y=NeA_results[2:8],pch=16)

xlabs = c("1:7","1:5","1:3","1:1","3:1","5:1","7:1")
axis(1,seq(1,7,by=1),labels=xlabs,cex.axis=.75,padj=-.5)
axis(2,seq(0,5000,by=1000),cex.axis=.75,padj=-.5)

abline(h=2000,lty=2,col="gray70",lwd=1.5)
legend(1,5000,c("Autosome","U chromosome","V chromosome"),pch=c(16,15,17),cex=.75,box.lwd=F,y.intersp=.5,bty="n",pt.cex = c(1,1,1))

mtext(side = 1, line = 2.3, "Females:Males",cex=1)
mtext(side = 2, line = 2.3, 'Effective population size',cex=1)

### Figure 4B (without empirical values)
# Ratios of variance in reproductive success figure
# To add empirical values, see the section below
# Export with size (4.2H X 5W)

plot(x=seq(1,9,by=1),y=(vSucM_results/vSucF_results),pch=16,xlab=NA,ylab=NA,cex.axis=.75,ylim=c(0,10),yaxt="n",xaxt="n")
lines(x=seq(1,9,by=1),y=(vSucM_results/vSucF_results))

xlabs = c("1:9","1:7","1:5","1:3","1:1","3:1","5:1","7:1","9:1")
axis(1,seq(1,9,by=1),labels=xlabs,cex.axis=.75,padj=-.5)
axis(2,seq(0,10,by=2),cex.axis=.75,padj=-.5)
mtext(side = 1, line = 2.3, "Females:Males",cex=1)



###########################################################
##### Calculating ratios of variances in success ##########
#####               from empirical data          ##########          
###########################################################
# Empirical values
Ta = 0.01 # Theta A
Tu = 0.0034 # Theta U
Tv = 0.0025 # Theta V
Nm = 360000  # Male census pop size
Nf = 40000 # Female census pop size
muVU = 1.0 # ratio of the mutation rate of the V and U chromosomes
muVA = 1.0 # ratio of the mutation rate of the V chromosomes and autosomes

alpha <- (muVU*Tu*(Nm - 1)) / (Tv*(Nf-1))
beta <- (Ta*muVA)/(4*Tv)
gamma <- (Ta*muVA) / (4*(Nf-1))

### Calculate empirical alpha values for each each sex ratio used in simulations
# Need to add each point manually by changing sex ratio above

#aList <- rep(0,9)
aList[9] <- alpha


#### Figure 4B #####
# Ratios in reproductive success figure
# Need to run "Full Simulation" code for sex ratios above
# Export with size (4.2H X 5W)

plot(x=seq(1,9,by=1),y=(vSucM_results/vSucF_results),pch=16,xlab=NA,ylab=NA,cex.axis=.75,ylim=c(0,14),yaxt="n",xaxt="n")
lines(x=seq(1,9,by=1),y=(vSucM_results/vSucF_results))

xlabs = c("1:9","1:7","1:5","1:3","1:1","3:1","5:1","7:1","9:1")
axis(1,seq(1,9,by=1),labels=xlabs,cex.axis=.75,padj=-.5)
axis(2,seq(0,14,by=2),cex.axis=.75,padj=-.5)
mtext(side = 1, line = 2.3, "Females:Males",cex=1)


lines(aList[1:9])
points(aList[1:9],cex=.9)
points(aList[1:9],cex=.7,col="white",pch=16)
mtext(side = 2, line = 2.5, expression(alpha),cex=.9)

### Plotting gamma values
# Need to run "Full Simulation" code for sex ratios above

sizesM <- c(1800,1750,1667,1500,1000,500,333,250,200) # males
sizesF <- c(200,250,333,500,1000,1500,1667,1750,1800) # females

### Calculate empirical gamma values for each each sex ratio used in simulations
# Need to add each point manually by changing sex ratio above
#gData <- rep(0,9)
gData[4] <- gamma

gSim = vSucM_results / ((vSucM_results*(sizesF-1))+(vSucF_results*(sizesM-1))) # simulation gamma values

# plotting
plot(x=seq(1,9,by=1),y=gSim,pch=16,xlab=NA,ylab=NA,cex.axis=.75,yaxt="n",xaxt="n",ylim=c(0,.0007))
lines(x=seq(1,9,by=1),y=gSim)

lines(x=seq(1,9,by=1),y=gData)

xlabs = c("1:9","1:7","1:5","1:3","1:1","3:1","5:1","7:1","9:1")
axis(1,seq(1,9,by=1),labels=xlabs,cex.axis=.75,padj=-.5)
axis(2,seq(0,14,by=2),cex.axis=.75,padj=-.5)
mtext(side = 1, line = 2.3, "Females:Males",cex=1)
